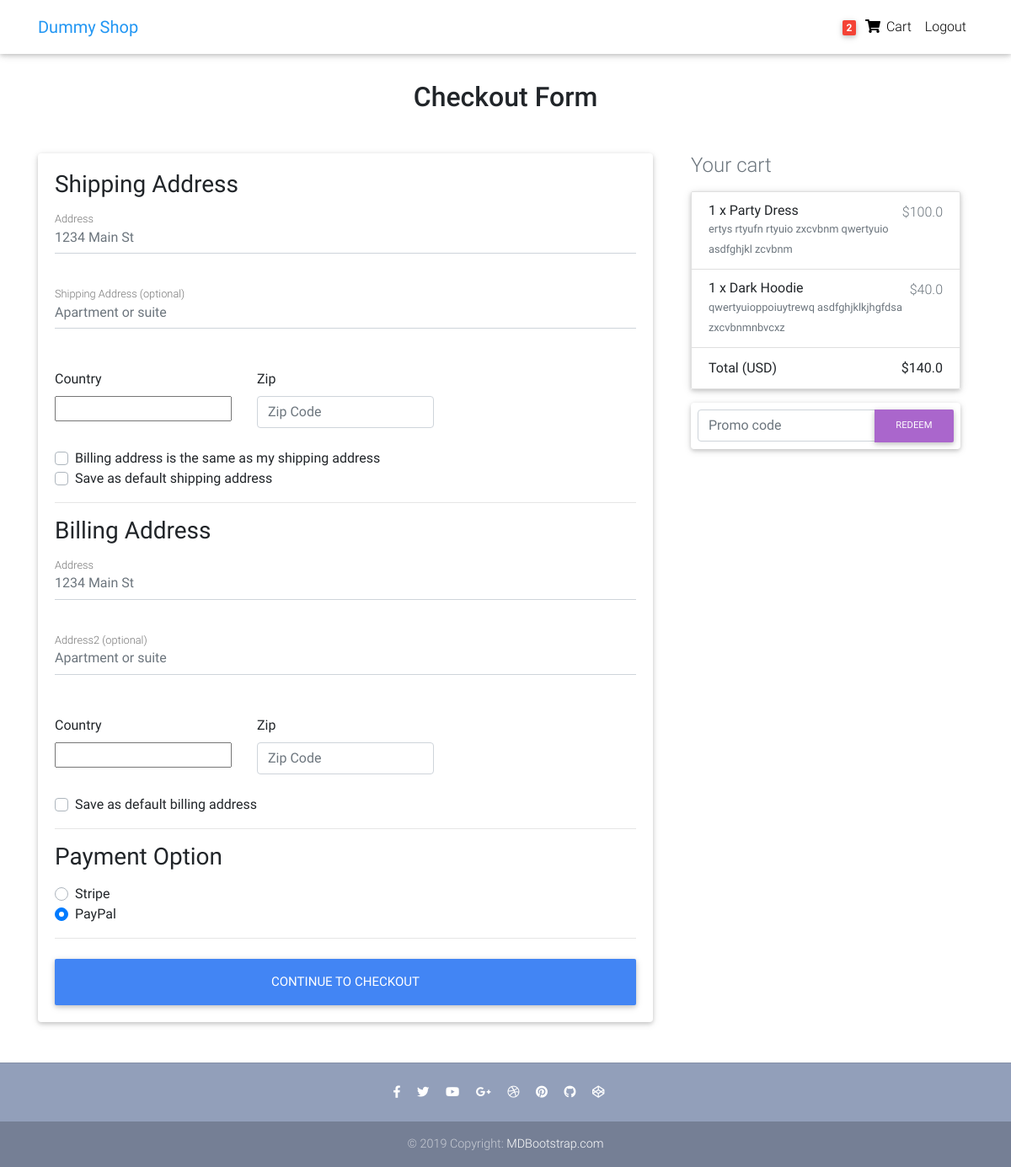
Screenshot of /checkout/ (signed in) with the database file from the repository.
### core/models.py (models this page shows, shortened)
class Order(models.Model):
    user = models.ForeignKey(settings.AUTH_USER_MODEL, on_delete=models.CASCADE)
    ref_code = models.CharField(max_length=20, blank=True, null=True)
    items = models.ManyToManyField(OrderItem)
    start_date = models.DateTimeField(auto_now_add=True)
    ordered_date = models.DateTimeField()
    ordered = models.BooleanField(default=False)
    billing_address = models.ForeignKey(
        'Address', related_name='billing_address', on_delete=models.SET_NULL, blank=True, null=True)
    shipping_address = models.ForeignKey(
        'Address', related_name='shipping_address', on_delete=models.SET_NULL, blank=True, null=True)
    payment = models.ForeignKey(
        'Payment', on_delete=models.SET_NULL, blank=True, null=True)
    coupon = models.ForeignKey('Coupon', on_delete=models.SET_NULL, blank=True, null=True)
    being_delivered = models.BooleanField(default=False)
    received = models.BooleanField(default=False)
    refund_requested = models.BooleanField(default=False)
    refund_granted = models.BooleanField(default=False)
    '''

    ^^^^^^^^^^^^^^^^^^^^^
    LIFECYCLE OF AN ORDER
    ^^^^^^^^^^^^^^^^^^^^^

    1. Item added to cart
    2. Add a billing address
       ( failed checkout )
    3. Payment
       (Pre-processing, processing, packaging, etc)
    4. Being delivered
    5. Received
    6. Refunds
    '''
    def get_total(self):
        total = 0
        for order_item in self.items.all():
            total += order_item.get_final_price()
        if self.coupon:
            total -= self.coupon.amount
        return total

class OrderItem(models.Model):
    user = models.ForeignKey(settings.AUTH_USER_MODEL, on_delete=models.CASCADE)
    item = models.ForeignKey(Item, on_delete=models.CASCADE)
    quantity = models.IntegerField(default=1)
    ordered = models.BooleanField(default=False)
    def get_total_item_price(self):
        return self.quantity * self.item.price
    def get_total_discount_item_price(self):
        return self.quantity * self.item.discount_price
    def get_final_price(self):
        if self.item.discount_price:
            return self.get_total_discount_item_price()
        return self.get_total_item_price()

class Item(models.Model):
    title = models.CharField(max_length=100)
    price = models.FloatField()
    discount_price = models.FloatField(blank=True, null=True)
    category = models.CharField(choices=CATEGORY_CHOICES, max_length=2)
    label = models.CharField(choices=LABEL_CHOICES, default="P", max_length=2)
    slug = models.SlugField()
    description = models.TextField()
    image = models.ImageField()

### core/views.py (the view, shortened to what this page needs)
# urls.py: path('checkout/', CheckoutView.as_view(), name='checkout'),
class CheckoutView(View):
    def get(self, *args, **kwargs):
        try:
            order = Order.objects.get(user=self.request.user, ordered=False)
            form = CheckoutForm()
            context = {
                'form': form,
                'couponform': CouponForm(),
                'order': order,
                'DISPLAY_COUPON_FORM': True
            }
            shipping_address_qs = Address.objects.filter(
                user=self.request.user,
                address_type='S',
                default=True
            )
            if shipping_address_qs.exists():
                context.update({'default_shipping_address': shipping_address_qs[0]})
            billing_address_qs = Address.objects.filter(
                user=self.request.user,
                address_type='B',
                default=True
            )
            if billing_address_qs.exists():
                context.update({'default_billing_address': billing_address_qs[0]})
            return render(self.request, 'checkout.html', context)
        except ObjectDoesNotExist:
            messages.warning(self.request, 'You do not have an active order')
            return redirect('core:checkout')

### core/forms.py
class CheckoutForm(forms.Form):
    shipping_address = forms.CharField(required=False)
    shipping_address2 = forms.CharField(required=False)
    shipping_country = CountryField(blank_label='(select country)').formfield(required=False, widget=CountrySelectWidget(attrs={
        'class': 'custom-select d-block w-100'
    }))
    shipping_zip = forms.CharField(required=False)
    billing_address = forms.CharField(required=False)
    billing_address2 = forms.CharField(required=False)
    billing_country = CountryField(blank_label='(select country)').formfield(required=False, widget=CountrySelectWidget(attrs={
        'class': 'custom-select d-block w-100'
    }))
    billing_zip = forms.CharField(required=False)
    same_billing_address = forms.BooleanField(required=False)
    set_default_shipping = forms.BooleanField(required=False)
    use_default_shipping = forms.BooleanField(required=False)
    set_default_billing = forms.BooleanField(required=False)
    use_default_billing = forms.BooleanField(required=False)
    payment_option = forms.ChoiceField(widget=forms.RadioSelect, choices=PAYMENT_CHOICES)

class CouponForm(forms.Form):
    code = forms.CharField(widget=forms.TextInput(attrs={
        'class': 'form-control',
        'placeholder': 'Promo code',
        'aria-label': 'Recipient\'s username',
        'aria-describedby': 'basic-addon2'
    }))

### core/templatetags/cart_template_tags.py (called while the page is built)
@register.filter
def cart_item_count(user):
    if user.is_authenticated:
        qs = Order.objects.filter(user=user, ordered=False)
        if qs.exists():
            return qs[0].items.count()
    return 0

### templates/checkout.html (shortened to what this page needs)
{% extends 'base.html' %}
{% load crispy_forms_tags %}
{% block content %}
<main>
    <div class="container wow fadeIn">
        <h2 class="my-5 h2 text-center">Checkout Form</h2>
        <div class="row">
            <div class="col-md-8 mb-4">
                <div class="card">
                    <form method="POST" class="card-body">
                        <h3>Shipping Address</h3>
                        <div class="hideable_shipping_form">
                            <div class="md-form mb-5" >
                                <input type="text" placeholder="1234 Main St" id="shipping_address" class="form-control" />
                                <label for="shipping_address" class="">Address</label>
                            </div>
                            <div class="md-form mb-5">
                                <input type="text" id="shipping_address2" class="form-control" placeholder="Apartment or suite" />
                                <label for="shipping_address2" class="">Shipping Address (optional)</label>
                            </div>
                            <div class="row">
                                <div class="col-lg-4 col-md-12 mb-4">
                                    <label for="country">Country</label>
                                    {{ form.shipping_country }}
                                </div>
                                <div class="col-lg-4 col-md-6 mb-4">
                                    <label for="shipping_zip">Zip</label>
                                    <input type="text" class="form-control" id="shipping_zip" placeholder="Zip Code" />
                                </div>
                            </div>
                             <div class="custom-control custom-checkbox">
                                    <label class="custom-control-label" for="same_billing_address">Billing address is the same as my shipping address</label>
                             </div>
                             <div class="custom-control custom-checkbox">
                                    <label class="custom-control-label" for="set_default_shipping">Save as default shipping address</label>
                             </div>
                        </div>
                        <hr>
                            <h3>Billing Address</h3>
                            <div class="hideable_billing_form">
                                <div class="md-form mb-5">
                                    <input type="text" id="billing_address" name="billing_address" class="form-control" placeholder="1234 Main St" />
                                    <label for="billing_address" class="">Address</label>
                                </div>
                                <div class="md-form mb-5">
                                    <input type="text" id="billing_address2" class="form-control" name="billing_address2" placeholder="Apartment or suite" />
                                    <label for="billing_address2" class="">Address2 (optional)</label>
                                </div>
                                <div class="row">
                                    <div class="col-lg-4 col-md-12 mb-4">
                                        <label for="country">Country</label>
                                        {{ form.billing_country }}
                                    </div>
                                    <div class="col-lg-4 col-md-6 mb-4">
                                        <label for="billing_zip">Zip</label>
                                        <input type="text" class="form-control" id="billing_zip" placeholder="Zip Code"/>
                                    </div>
                                </div>
                                <div class="custom-control custom-checkbox">
                                    <label class="custom-control-label" for="set_default_billing">Save as default billing address</label>
                                </div>
                            </div>
                            <hr>
                            <h3>Payment Option</h3>
                            <div class="d-block my-3">
                                {% for value, name in form.fields.payment_option.choices %}
                                    <div class="custom-control custom-radio">
                                        <label class="custom-control-label" for="{{ name }}">{{ name }}</label>
                                    </div>
                                {% endfor %}
                            </div>
                            <hr class="mb-4">
                            <button class="btn btn-primary btn-lg btn-block" type="submit">Continue to checkout</button>
                    </form>
                </div>
            </div>
            <div class="col-md-4 mb-4">
                {% include 'order_snippet.html' %}
            </div>
        </div>
    </div>
</main>
{% endblock %}

### templates/navbar.html (shortened to what this page needs)
{% load cart_template_tags %}
<nav class="navbar fixed-top navbar-expand-lg navbar-light white scrolling-navbar">
    <div class="container">
        <a class="navbar-brand waves-effect" href="/">
            <strong class="blue-text">Dummy Shop</strong>
        </a>
        <div class="collapse navbar-collapse" id="navbarSupportedContent">
            <ul class="navbar-nav nav-flex-icons">
                {% if request.user.is_authenticated %}
                    <li class="nav-item">
                        <a class="nav-link waves-effect" href="{% url 'core:order-summary' %}">
                            <span class="badge red z-depth-1 mr-1"> {{ request.user|cart_item_count }} </span>
                            <i class="fas fa-shopping-cart"></i>
                            <span class="clearfix d-none d-sm-inline-block"> Cart </span>
                        </a>
                    </li>
                     <li class="nav-item">
                        <a class="nav-link waves-effect" href="{% url 'account_logout' %}">
                            <span class="clearfix d-none d-sm-inline-block"> Logout </span>
                        </a>
                    </li>
                {% endif %}
            </ul>
        </div>
    </div>
</nav>

### templates/order_snippet.html (shortened to what this page needs)
<div class="col-md-12 mb-4">
    <h4 class="d-flex justify-content-between align-items-center mb-3">
        <span class="text-muted">Your cart</span>
    </h4>
    <ul class="list-group mb-3 z-depth-1">
        {% for order_item in order.items.all %}
            <li class="list-group-item d-flex justify-content-between lh-condensed">
                <div>
                    <h6 class="my-0"><strong>{{ order_item.quantity }} x {{ order_item.item.title }}</strong></h6>
                    <small class="text-muted">{{ order_item.item.description }}</small>
                </div>
                <span class="text-muted">${{ order_item.get_final_price }}</span>
            </li>
        {% endfor %}
            <li class="list-group-item d-flex justify-content-between">
                <span><strong>Total (USD)</strong></span>
                <strong>${{ order.get_total }}</strong>
            </li>
    </ul>
    {% if DISPLAY_COUPON_FORM %}
        <form class="card p-2" action="{% url 'core:add-coupon' %}" method="POST">
            <div class="input-group">
                {{ couponform.code }}
                <div class="input-group-append">
                <button class="btn btn-secondary btn-md waves-effect m-0" type="submit">Redeem</button>
                </div>
            </div>
        </form>
    {% endif %}
</div>

### templates/base.html (style rules this page uses)
html, body, header, .carousel { height: 60vh; padding-top: 24px; }

### rows the page displays
OrderItem: quantity "1", item "Party Dress", item.description "ertys rtyufn rtyuio zxcvbnm qwertyuio asdfghjkl zcvbnm", get_final_price "100.0"
OrderItem: quantity "1", item "Dark Hoodie", item.description "qwertyuioppoiuytrewq asdfghjklkjhgfdsa zxcvbnmnbvcxz", get_final_price "40.0"
Order: get_total "140.0"

### other values shown
{{ request.user|cart_item_count }} "2"
{{ name }} "Stripe" "PayPal"
